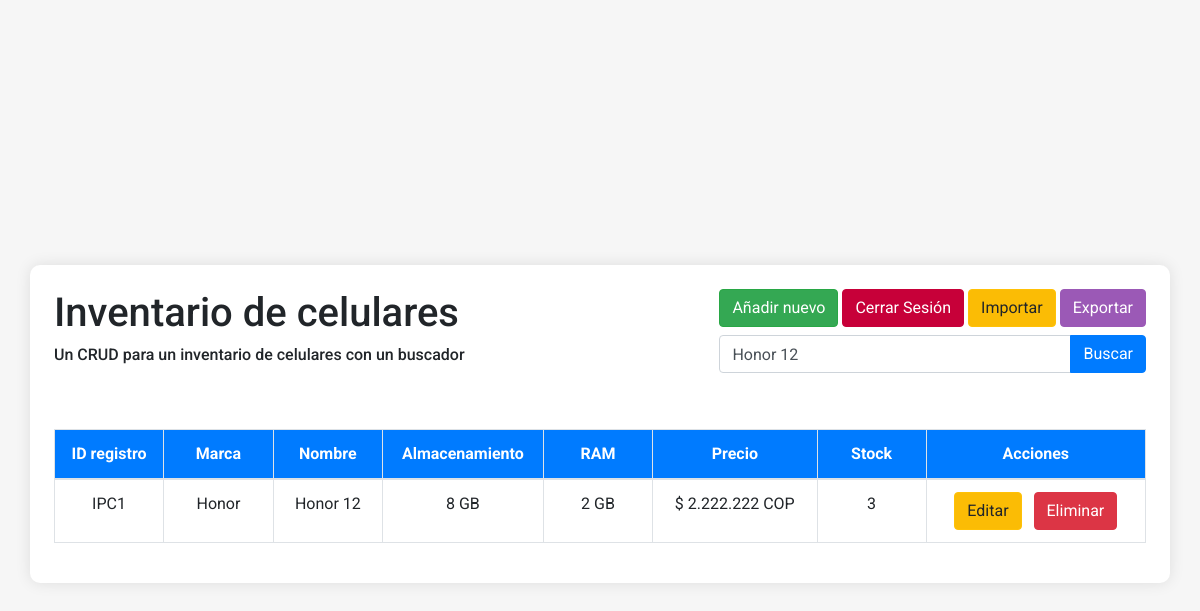
Page /inventario.php?busqueda=Honor 12 on the committed database.
### tables this page shows
CREATE TABLE `inventario_celulares` (
  `id_celular` int(11) NOT NULL,
  `marca` varchar(50) NOT NULL,
  `nombre` varchar(100) NOT NULL,
  `almacenamiento` varchar(20) NOT NULL,
  `ram` varchar(10) NOT NULL,
  `precio` decimal(10,2) NOT NULL,
  `disponibilidad` int(11) NOT NULL,
  `estado` varchar(255) DEFAULT NULL
);

### inventario.php (the view, shortened to what this page needs)
<?php
$host = 'localhost';
$db = 'estructuradatos';
$user = 'root';
$pass = '';
$charset = 'utf8mb4';
$celulares = [];
$dsn = "mysql:host=$host;dbname=$db;charset=$charset";
$options = [
    PDO::ATTR_ERRMODE            => PDO::ERRMODE_EXCEPTION,
    PDO::ATTR_DEFAULT_FETCH_MODE => PDO::FETCH_ASSOC,
    PDO::ATTR_EMULATE_PREPARES   => false,
];
$pdo = new PDO($dsn, $user, $pass, $options);
$consulta = "";
if (isset($_GET['busqueda']) && !empty($_GET['busqueda'])) {
    $consulta = trim($_GET['busqueda']);
    $stmt = $pdo->prepare('SELECT * FROM inventario_celulares WHERE estado = "activado" AND (nombre LIKE :busqueda1 OR marca LIKE :busqueda2)');
    $stmt->execute([
        'busqueda1' => '%' . $consulta . '%',
        'busqueda2' => '%' . $consulta . '%'
    ]);
    $celulares = $stmt->fetchAll();
} else {
    $stmt = $pdo->prepare('SELECT * FROM inventario_celulares WHERE estado = "activado"');
    $stmt->execute();
    $celulares = $stmt->fetchAll();
}
?>
<!DOCTYPE html>
<html lang="es">
<head>
    <link rel="stylesheet" href="https://maxcdn.bootstrapcdn.com/bootstrap/4.5.2/css/bootstrap.min.css">
    <link rel="stylesheet" href="Styles/Styles.css">
</head>
<body>
<div class="container mt-5 p-4">
    <div class="d-flex justify-content-between mb-4">
        <div>
            <h1>Inventario de celulares</h1>
            <h3 class="subtitulo">Un CRUD para un inventario de celulares con un buscador</h3>
        </div>
        <div>
            <div class="mb-2">
                <a href="crear.php" class="btn btn-success">Añadir nuevo</a>
                <a href="login.php" class="btn btn-secondary">Cerrar Sesión</a>
                <button type="button" class="btn btn-warning" data-toggle="modal" data-target="#importModal">Importar</button>
                <a href='inventario.php?accion=exportar' class='btn btn-tertiary'>Exportar</a>
            </div>
            <form action="inventario.php" method="GET" class="mt-2">
                <div class="input-group">
                    <input type="text" class="form-control" placeholder="Buscar celular..." name="busqueda" value="<?php echo isset($consulta) ? $consulta : '' ?>">
                    <div class="input-group-append">
                        <button class="btn btn-primary" type="submit">Buscar</button>
                    </div>
                </div>
            </form>
        </div>
    </div>
    <table class="table table-bordered table-hover">
    <thead class="thead-blue">
    <tr>
        <th class="col-id" style='text-align: center;'>ID registro</th>
        <th class="col-marca" style='text-align: center; width: 100px'>Marca</th>
        <th class="col-id" style='text-align: center;'>Nombre</th>
        <th class="col-almacenamiento" style='text-align: center; width: 50px;'>Almacenamiento</th>
        <th class="col-id" style='text-align: center;'>RAM</th>
        <th class="col-id" style='text-align: center; width: 150px;'>Precio</th>
        <th class="col-id" style='text-align: center;'>Stock</th>
        <th class="col-id" style='text-align: center; width: 200px;'>Acciones</th>
    </tr>
    </thead>
        <tbody>
        <?php
        if (isset($celulares) && is_array($celulares)) {
            foreach ($celulares as $celular) {
                echo "<tr>";
                echo "<td style='text-align: center;'>IPC{$celular['id_celular']}</td>";
                echo "<td style='text-align: center;'>{$celular['marca']}</td>";
                echo "<td style='text-align: center;'>{$celular['nombre']}</td>";
                echo "<td style='text-align: center;'>{$celular['almacenamiento']} GB</td>";
                echo "<td style='text-align: center;'>{$celular['ram']} GB</td>";
                $precio = $celular['precio'];
                $precio_con_puntos = number_format($precio, 0, '', '.');
                echo "<td style='text-align: center;'> \$ {$precio_con_puntos} COP</td>";
                echo "<td style='text-align: center;'>{$celular['disponibilidad']}</td>";
                echo "<td style='text-align: center;'>
                <a href='editar.php?id={$celular['id_celular']}' class='btn btn-warning zoom-effect'>Editar</a>
                <a href='eliminar.php?accion=eliminar&id={$celular['id_celular']}' class='btn btn-danger ml-2 zoom-effect'>Eliminar</a>
            </td>";
                echo "</tr>";
            }
        } else {
            echo "<tr>";
            echo "<td colspan='8' style='text-align: center;'>No se encontraron resultados</td>";
            echo "</tr>";
        }
        ?>
        </tbody>
    </table>
</div>
</body>
</html>

### Styles/styles.css (style rules this page uses)
body { font-family: 'Roboto', sans-serif; background-color: #f6f6f6; height: 100vh; display: flex; align-items: center; justify-content: center; }
.btn-primary { background-color: #007BFF; border-color: #007BFF; }
.btn-secondary { background-color: #C70039; border-color: #C70039; }
.zoom-effect { transition: transform 0.3s ease-in-out; }

### inventario.php (style rules this page uses)
.container { background-color: white; border-radius: 10px; padding: 20px; box-shadow: 0px 0px 15px rgba(0, 0, 0, 0.1); max-height: 95vh; overflow-y: auto; }
.col-id { width: 10%; }
.col-marca { width: 15%; }
.btn-primary { background-color: #007BFF; border-color: #007BFF; }
.btn-success { background-color: #34a853; }
.btn-warning { background-color: #fbbc05; }
.thead-blue { background-color: #007BFF; color: white; }
.subtitulo { font-size: 16px; }
.zoom-effect { transition: transform 0.1s ease-in-out; }
.btn-tertiary { background-color: #9B59B6; border-color: #9B59B6; color: white; }

### rows in the picture
inventario_celulares: id_celular "1", marca "Honor", nombre "Honor 12", almacenamiento "8", ram "2", precio "2.222.222", disponibilidad "3"
